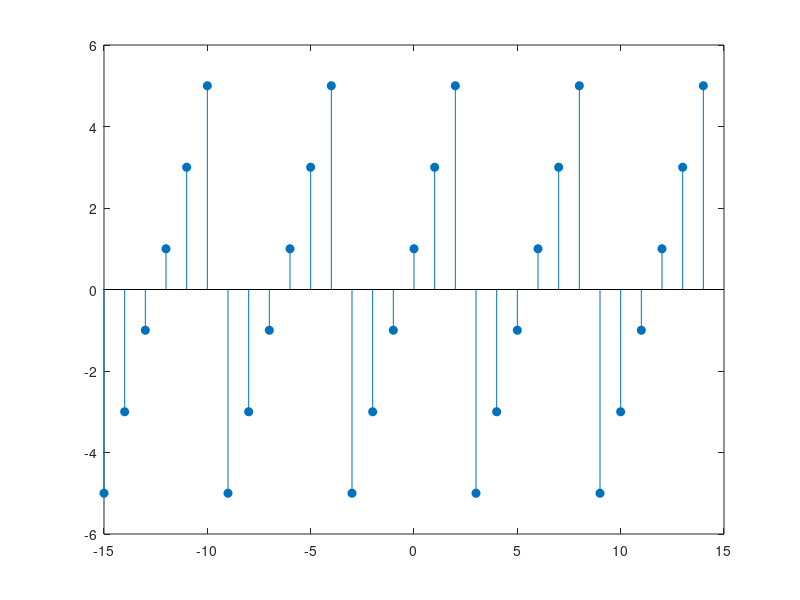

Here is the MATLAB script that generated this plot: (Note: this script raises an error after producing the figure.)
% quiz 1 d
clc;

n1 = [-15:14]; 
x1 = [-5, -3, -1, 1, 3, 5];
x1 = x1' * ones(1,5);
x1 = (x1(:))';

Hf_1 = figure; set(Hf_1, 'NumberTitle', 'off', 'name', 'quiz 1 d');
Hs = stem(n1, x1, 'filled'); set(Hs, 'makersize', 3);
axis([min(n1) - 1], max(n1) + 1, min(x1) -1, max(x1) + 1);
xlabel('n', 'Fontsize', 10); ylabel('x1(n)', 'Fontsize', 10);
title('Sequence periodic x1(n)', 'Fontsize', 15);
ntick = [n1(1):20:n1(end)];
ytick = [min1(x1)-1:max(x1)+1];
set(gca, 'XtickMode', 'manual', 'Xtick', ntick);
set(gca, 'XtickMode', 'manual', 'Xtick', ytick);